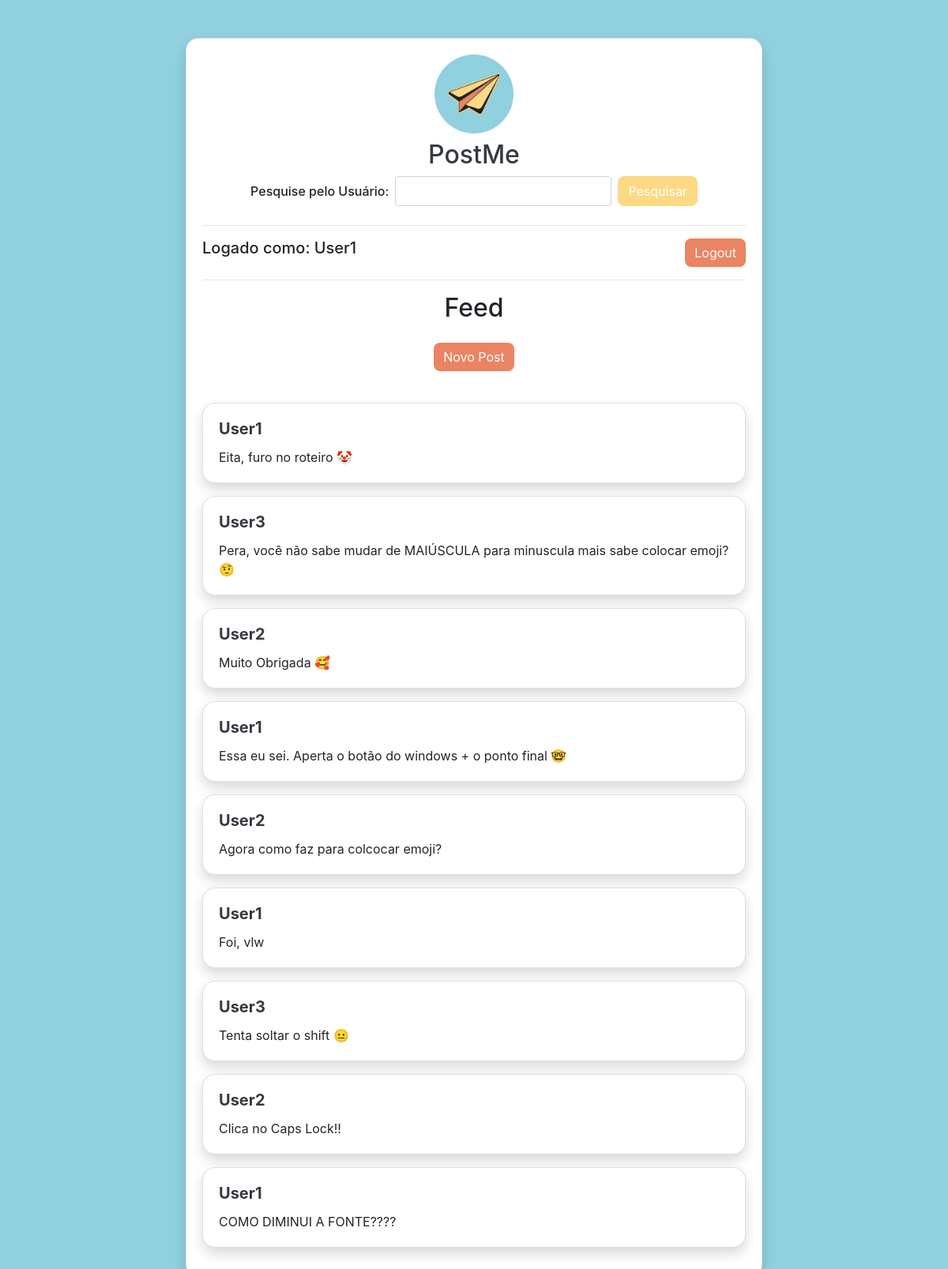
/public/home (signed in), run on the app's committed database.
### tables this page shows
CREATE TABLE `posts` (
  `id` int NOT NULL,
  `username` varchar(60) NOT NULL,
  `texto` varchar(280) NOT NULL
);

### app/controller/HomeController.php (called while the page is built, shortened)
<?php
require_once(__DIR__ . '/../model/PostModel.php');
class HomeController {
  private $postModel;
  public function __construct() {
      $this->postModel = new PostModel();
  }
  public function index() {
      $posts = $this->postModel->getPosts();
      require_once(__DIR__ . '/../view/home.php');
  }
}

### config/Database.php (called while the page is built, shortened)
<?php
class Database {
  private $servername = "localhost";
  private $username = "root";
  private $password = "481516";
  private $dbname = "postme";
  public function getConnection() {
    $conn = new mysqli($this->servername, $this->username, $this->password, $this->dbname);
    return $conn;
  }
}

### app/model/PostModel.php (called while the page is built, shortened)
<?php
require_once(__DIR__ . '/../../config/Database.php');
class PostModel {
  private $conn;
  public function __construct() {
    $this->conn = (new Database())->getConnection();
  }
  public function getPosts() {
    $query = "SELECT id, username, texto FROM posts ORDER BY id DESC";
    $result = $this->conn->query($query);
    return $result;
  }
}

### app/view/home.php (the view, shortened to what this page needs)
<!DOCTYPE html>
<html lang="pt-BR">
<head>
    <link rel="stylesheet" href="https://stackpath.bootstrapcdn.com/bootstrap/4.5.2/css/bootstrap.min.css">
</head>
<body>
<div class="container mt-5">
    <div class="row justify-content-center">
        <div class="col-md-8">
            <div class="card shadow">
                <div class="card-body">
                    <h2 class="text-center">
                        <a href="/app/view/home.php" class="text-decoration-none text-dark">
                            <img src="/logo.png" alt="Logo do PostMe" style="height: 100px;">
                        </a>
                    </h2>
                    <h2 class="text-center"><a href="/app/view/home.php" class="text-decoration-none text-dark">PostMe</a></h2>
                    <div class="d-flex justify-content-center mb-4">
                        <form action="/post-me/public/search" method="get" class="form-inline">
                            <label for="username" class="h6 mr-2">Pesquise pelo Usuário:</label>
                            <input type="text" id="username" name="username" class="form-control mr-2" required>
                            <button type="submit" class="btn btn-primary">Pesquisar</button>
                        </form>
                    </div>
                    <hr>
                    <div class="d-flex justify-content-between mb-3">
                        <span class="h5">Logado como: <?= isset($_SESSION['username']) ? htmlspecialchars($_SESSION['username']) : 'Guest'; ?></span>
                        <form action="/post-me/public/logout" method="post">
                            <button type="submit" class="btn btn-danger">Logout</button>
                        </form>
                    </div>
                    <hr>
                    <h2 class="text-center mb-4">Feed</h2>
                    <div class="d-flex justify-content-center mb-4">
                    <button type="button" class="btn btn-danger mb-3" data-toggle="modal" data-target="#postModal">Novo Post</button>
                    </div>
                    <?php foreach ($posts as $post): ?>
                        <div class="card mb-3">
                            <div class="card-body">
                                <h5 class="card-title">
                                    <a href="/post-me/public/search?username=<?= urlencode($post["username"]) ?>" class="text-decoration-none text-dark">
                                        <?= htmlspecialchars($post["username"]) ?>
                                    </a>
                                </h5>
                                <p class="card-text"><?= htmlspecialchars($post["texto"]) ?></p>
                            </div>
                        </div>
                    <?php endforeach; ?>
                </div>
            </div>
        </div>
    </div>
</div>
</body>
</html>

### app/view/home.php (style rules this page uses)
body { background-color: #90D0DF; }
.card { border-radius: 1rem; background-color: #FFFFFF; box-shadow: 0 0.5rem 1rem rgba(0, 0, 0, 0.15); }
.card-title { font-weight: 700; color: #202020; }
.btn-primary, .btn-danger { border-radius: 0.5rem; }
.btn-primary { background-color: #FDD983; border-color: #FDD983; }
.btn-danger { background-color: #EB8462; border: none; }

### data on the page
posts: username "User1", texto "Eita, furo no roteiro 🤡"
posts: username "User3", texto "Pera, você não sabe mudar de MAIÚSCULA para minuscula mais sabe colocar emoji? 🤨"
posts: username "User2", texto "Muito Obrigada 🥰"
posts: username "User1", texto "Essa eu sei. Aperta o botão do windows + o ponto final 🤓"
posts: username "User2", texto "Agora como faz para colcocar emoji?"
posts: username "User1", texto "Foi, vlw"
posts: username "User3", texto "Tenta soltar o shift 😐"
posts: username "User2", texto "Clica no Caps Lock!!"
posts: username "User1", texto "COMO DIMINUI A FONTE????"

### other printed values
$_SESSION['username'] "User1"
